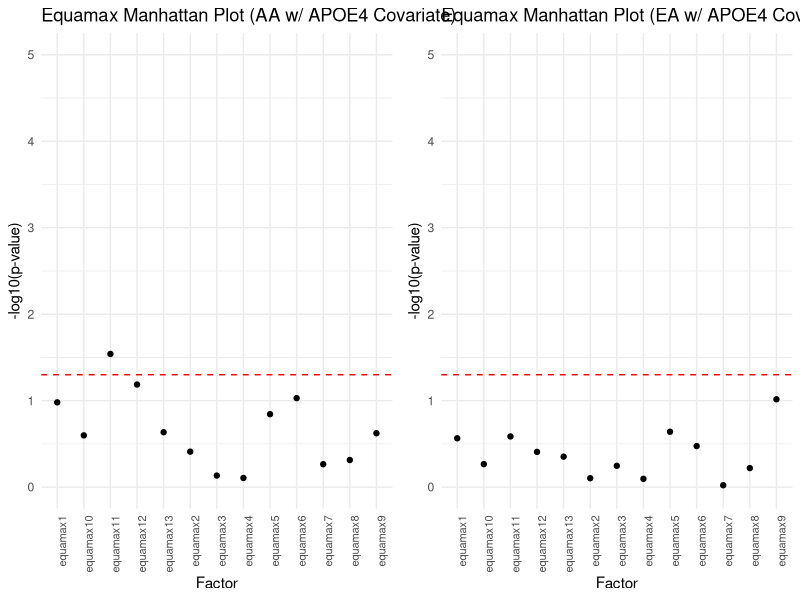
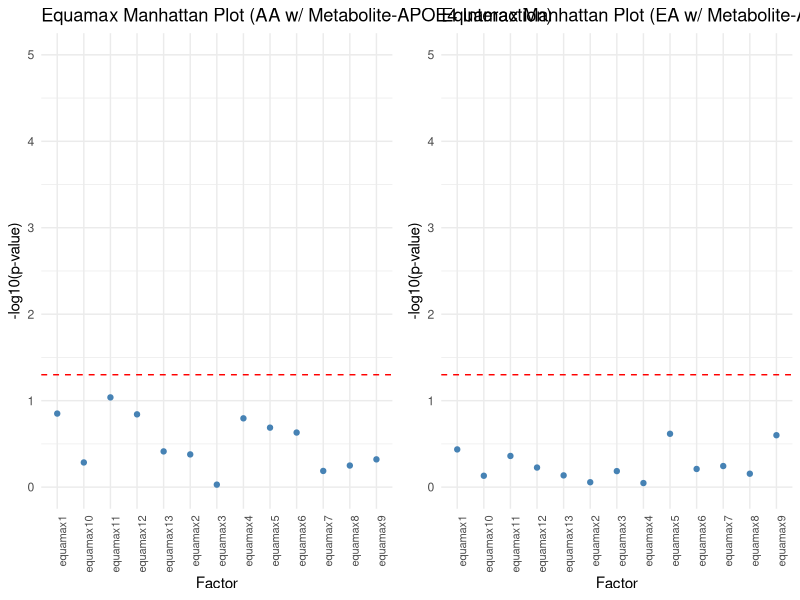
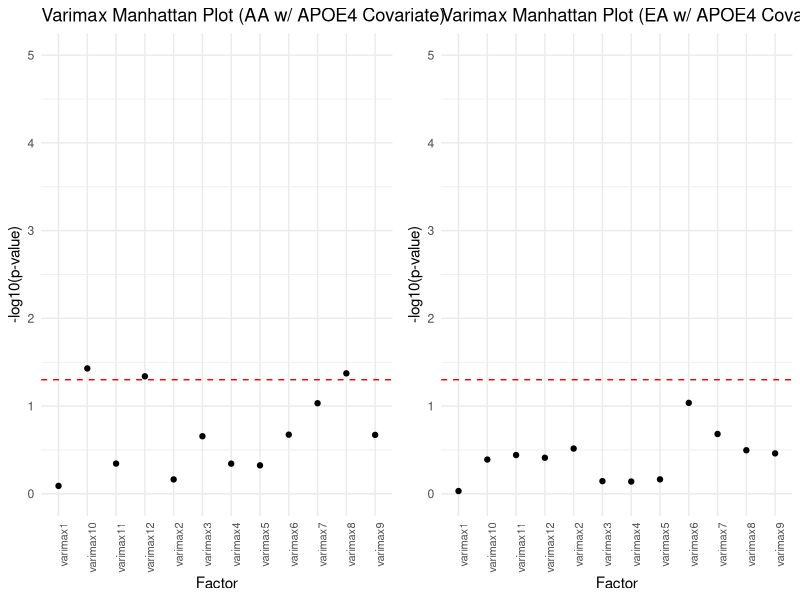
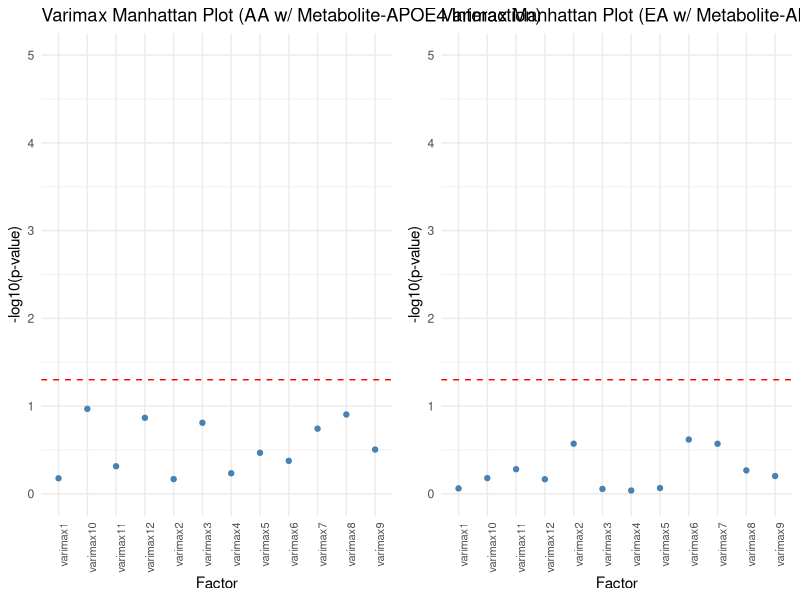

The R source for these figures, in order: (Note: this script raises an error after producing the figures.)
library(tidyverse)
library(ggplot2)
library(gridExtra)

# Import equamax data
equamax_int_aa <- read.csv("equamax_results/equamax_interaction_aa.csv", header = TRUE)
equamax_int_ea <- read.csv("equamax_results/equamax_interaction_ea.csv", header = TRUE)
equamax_main_aa <- read.csv("equamax_results/equamax_main_aa.csv", header = TRUE)
equamax_main_ea <- read.csv("equamax_results/equamax_main_ea.csv", header = TRUE)

# Import varimax data
varimax_int_aa <- read.csv("varimax_results/varimax_interaction_aa.csv", header = TRUE)
varimax_int_ea <- read.csv("varimax_results/varimax_interaction_ea.csv", header = TRUE)
varimax_main_aa <- read.csv("varimax_results/varimax_main_aa.csv", header = TRUE)
varimax_main_ea <- read.csv("varimax_results/varimax_main_ea.csv", header = TRUE)

# Add equamax confidence intervals
equamax_int_aa <- equamax_int_aa %>%
  mutate(
    lower_ci = estimate - 1.96 * std_err,
    upper_ci = estimate + 1.96 * std_err
  )
equamax_int_ea <- equamax_int_ea %>%
  mutate(
    lower_ci = estimate - 1.96 * std_err,
    upper_ci = estimate + 1.96 * std_err  )

# Add varimax confidence intervals
varimax_int_aa <- varimax_int_aa %>%
  mutate(
    lower_ci = estimate - 1.96 * std_err,
    upper_ci = estimate + 1.96 * std_err
  )
varimax_int_ea <- varimax_int_ea %>%
  mutate(
    lower_ci = estimate - 1.96 * std_err,
    upper_ci = estimate + 1.96 * std_err  )

# Equamax Manhattan Plots
equamax_manhattan_int_aa <- ggplot(equamax_int_aa, aes(x = metabolite, y = log_joint_p)) +
  geom_point(color = "steelblue") +
  geom_hline(yintercept = 1.3, linetype = "dashed", color = "red") +  # p = 0.05
  scale_y_continuous(limits = c(0, 5)) +  # sets y-axis from 0 to 4
  theme_minimal() +
  theme(axis.text.x = element_text(angle = 90, hjust = 1, size = 8)) +
  labs(title = "Equamax Manhattan Plot (AA w/ Metabolite-APOE4 Interaction)",
       x = "Factor",
       y = "-log10(p-value)"
  )
equamax_manhattan_main_aa <- ggplot(equamax_main_aa, aes(x = metabolite, y = log_wald_p)) +
  geom_point(color = "black") +
  geom_hline(yintercept = 1.3, linetype = "dashed", color = "red") +  # p = 0.05
  scale_y_continuous(limits = c(0, 5)) +  # sets y-axis from 0 to 4
  theme_minimal() +
  theme(axis.text.x = element_text(angle = 90, hjust = 1, size = 8)) +
  labs(title = "Equamax Manhattan Plot (AA w/ APOE4 Covariate)",
       x = "Factor",
       y = "-log10(p-value)"
  )
equamax_manhattan_int_ea <- ggplot(equamax_int_ea, aes(x = metabolite, y = log_joint_p)) +
  geom_point(color = "steelblue") +
  geom_hline(yintercept = 1.3, linetype = "dashed", color = "red") +  # p = 0.05
  scale_y_continuous(limits = c(0, 5)) +  # sets y-axis from 0 to 4
  theme_minimal() +
  theme(axis.text.x = element_text(angle = 90, hjust = 1, size = 8)) +
  labs(title = "Equamax Manhattan Plot (EA w/ Metabolite-APOE4 Interaction)",
       x = "Factor",
       y = "-log10(p-value)"
  )
equamax_manhattan_main_ea <- ggplot(equamax_main_ea, aes(x = metabolite, y = log_wald_p)) +
  geom_point(color = "black") +
  geom_hline(yintercept = 1.3, linetype = "dashed", color = "red") +  # p = 0.05
  scale_y_continuous(limits = c(0, 5)) +  # sets y-axis from 0 to 4
  theme_minimal() +
  theme(axis.text.x = element_text(angle = 90, hjust = 1, size = 8)) +
  labs(title = "Equamax Manhattan Plot (EA w/ APOE4 Covariate)",
       x = "Factor",
       y = "-log10(p-value)"
  )

pdf("equamax_results/equamax_manhattan_plots.pdf", width = 12, height = 6)
grid.arrange(equamax_manhattan_main_aa, equamax_manhattan_main_ea, ncol = 2)
grid.arrange(equamax_manhattan_int_aa, equamax_manhattan_int_ea, ncol = 2)
dev.off()

# Varimax Manhattan Plots
varimax_manhattan_int_aa <- ggplot(varimax_int_aa, aes(x = metabolite, y = log_joint_p)) +
  geom_point(color = "steelblue") +
  geom_hline(yintercept = 1.3, linetype = "dashed", color = "red") +  # p = 0.05
  scale_y_continuous(limits = c(0, 5)) +  # sets y-axis from 0 to 4
  theme_minimal() +
  theme(axis.text.x = element_text(angle = 90, hjust = 1, size = 8)) +
  labs(title = "Varimax Manhattan Plot (AA w/ Metabolite-APOE4 Interaction)",
       x = "Factor",
       y = "-log10(p-value)"
  )

varimax_manhattan_main_aa <- ggplot(varimax_main_aa, aes(x = metabolite, y = log_wald_p)) +
  geom_point(color = "black") +
  geom_hline(yintercept = 1.3, linetype = "dashed", color = "red") +  # p = 0.05
  scale_y_continuous(limits = c(0, 5)) +  # sets y-axis from 0 to 4
  theme_minimal() +
  theme(axis.text.x = element_text(angle = 90, hjust = 1, size = 8)) +
  labs(title = "Varimax Manhattan Plot (AA w/ APOE4 Covariate)",
       x = "Factor",
       y = "-log10(p-value)"
  )

varimax_manhattan_int_ea <- ggplot(varimax_int_ea, aes(x = metabolite, y = log_joint_p)) +
  geom_point(color = "steelblue") +
  geom_hline(yintercept = 1.3, linetype = "dashed", color = "red") +  # p = 0.05
  scale_y_continuous(limits = c(0, 5)) +  # sets y-axis from 0 to 4
  theme_minimal() +
  theme(axis.text.x = element_text(angle = 90, hjust = 1, size = 8)) +
  labs(title = "Varimax Manhattan Plot (EA w/ Metabolite-APOE4 Interaction)",
       x = "Factor",
       y = "-log10(p-value)"
  )

varimax_manhattan_main_ea <- ggplot(varimax_main_ea, aes(x = metabolite, y = log_wald_p)) +
  geom_point(color = "black") +
  geom_hline(yintercept = 1.3, linetype = "dashed", color = "red") +  # p = 0.05
  scale_y_continuous(limits = c(0, 5)) +  # sets y-axis from 0 to 4
  theme_minimal() +
  theme(axis.text.x = element_text(angle = 90, hjust = 1, size = 8)) +
  labs(title = "Varimax Manhattan Plot (EA w/ APOE4 Covariate)",
       x = "Factor",
       y = "-log10(p-value)"
  )

pdf("varimax_results/varimax_manhattan_plots.pdf", width = 12, height = 6)
grid.arrange(varimax_manhattan_main_aa, varimax_manhattan_main_ea, ncol = 2)
grid.arrange(varimax_manhattan_int_aa, varimax_manhattan_int_ea, ncol = 2)
dev.off()

# Forest Plots
forest_aa <- ggplot(top_int_aa, aes(x = metabolite, y = estimate)) +
  geom_point(size = 3, color = "steelblue") +
  geom_errorbar(aes(ymin = lower_ci, ymax = upper_ci), width = 0.2, color = "gray40") +
  geom_hline(yintercept = 0, linetype = "dashed", color = "red") +
  scale_y_continuous(limits = c(-2.2, 2.2)) +
  coord_flip() +
  labs(
    title = "MWAS Forest Plot (AA w/ Metabolite-APOE4 Interaction)",
    x = "Metabolite",
    y = "Log Odds Ratio (95% CI)"
  ) +
  theme_minimal()
forest_ea <- ggplot(top_int_ea, aes(x = metabolite, y = estimate)) +
  geom_point(size = 3, color = "steelblue") +
  geom_errorbar(aes(ymin = lower_ci, ymax = upper_ci), width = 0.2, color = "gray40") +
  geom_hline(yintercept = 0, linetype = "dashed", color = "red") +
  scale_y_continuous(limits = c(-2.2, 2.2)) +
  coord_flip() +
  labs(
    title = "MWAS Forest Plot (AA w/ Metabolite-APOE4 Interaction)",
    x = "Metabolite",
    y = "Log Odds Ratio (95% CI)"
  ) +
  theme_minimal()

pdf("mwas_forest_plots.pdf", width = 12, height = 6)
print(forest_aa)
print(forest_ea)
dev.off()

# Volcano Plots
volcano_aa <- ggplot(mwas_int_aa, aes(x = estimate, y = log_joint_p)) +
  geom_point(alpha = 0.6) +
  geom_vline(xintercept = 0, linetype = "dashed", color = "gray") +
  geom_hline(yintercept = -log10(0.05), linetype = "dashed", color = "red") +
  geom_text(aes(label = metabolite), hjust = 0, vjust = 1.2, size = 3, na.rm = TRUE) +
  # scale_y_continuous(limits = c(0, 2.5)) +
  # scale_x_continuous(limits = c(-1.5, 1.5)) +
  labs(
    title = "MWAS Volcano Plot (AA w/ Metabolite-APOE4 Interaction)",
    x = "Log Odds Ratio",
    y = "-log10(p-value)"
  ) +
  theme_minimal()
volcano_ea <- ggplot(mwas_int_ea, aes(x = estimate, y = log_joint_p)) +
  geom_point(alpha = 0.6) +
  geom_vline(xintercept = 0, linetype = "dashed", color = "gray") +
  geom_hline(yintercept = -log10(0.05), linetype = "dashed", color = "red") +
  geom_text(aes(label = metabolite), hjust = 0, vjust = 1.2, size = 3, na.rm = TRUE) +
  # scale_y_continuous(limits = c(0, 2.2)) +
  # scale_x_continuous(limits = c(-1.2, 1.2)) +
  labs(
    title = "MWAS Volcano Plot (EA w/ Metabolite-APOE4 Interaction)",
    x = "Log Odds Ratio",
    y = "-log10(p-value)"
  ) +
  theme_minimal()

pdf("mwas_volcano_plots.pdf", width = 12, height = 6)
print(volcano_aa)
print(volcano_ea)
dev.off()
